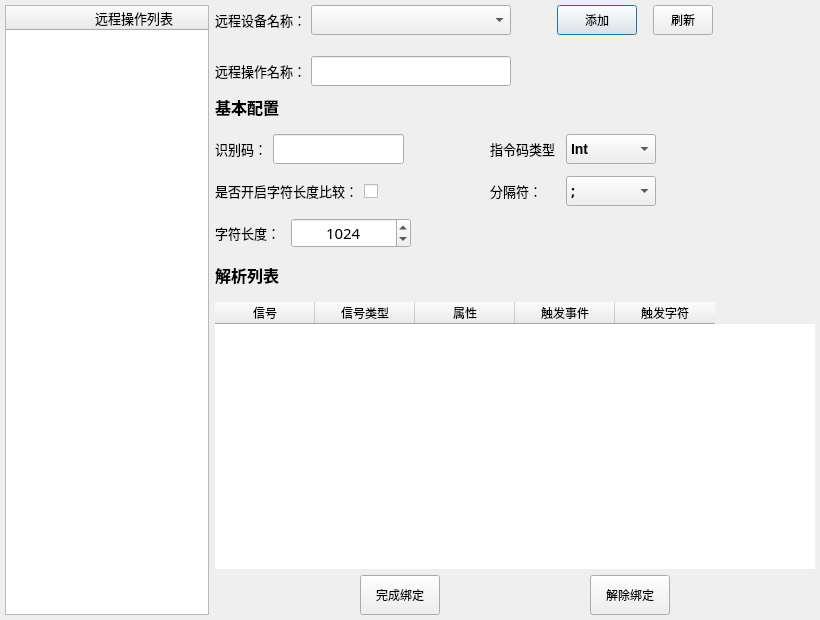
<?xml version="1.0" encoding="UTF-8"?>
<ui version="4.0">
 <class>FramRemoteOperationEventsClass</class>
 <widget class="QDialog" name="FramRemoteOperationEventsClass">
  <property name="geometry">
   <rect>
    <x>0</x>
    <y>0</y>
    <width>820</width>
    <height>620</height>
   </rect>
  </property>
  <property name="minimumSize">
   <size>
    <width>820</width>
    <height>620</height>
   </size>
  </property>
  <property name="maximumSize">
   <size>
    <width>820</width>
    <height>620</height>
   </size>
  </property>
  <property name="windowTitle">
   <string>FramRemoteOperationEvents</string>
  </property>
  <layout class="QGridLayout" name="gridLayout">
   <property name="leftMargin">
    <number>5</number>
   </property>
   <property name="topMargin">
    <number>5</number>
   </property>
   <property name="rightMargin">
    <number>5</number>
   </property>
   <property name="bottomMargin">
    <number>5</number>
   </property>
   <item row="0" column="0">
    <widget class="QTableWidget" name="tableWidgetRemoteOperation">
     <property name="sizePolicy">
      <sizepolicy hsizetype="Expanding" vsizetype="Expanding">
       <horstretch>0</horstretch>
       <verstretch>0</verstretch>
      </sizepolicy>
     </property>
     <property name="minimumSize">
      <size>
       <width>200</width>
       <height>0</height>
      </size>
     </property>
     <property name="maximumSize">
      <size>
       <width>16777215</width>
       <height>16777215</height>
      </size>
     </property>
     <property name="styleSheet">
      <string notr="true"/>
     </property>
     <property name="gridStyle">
      <enum>Qt::DashLine</enum>
     </property>
     <attribute name="horizontalHeaderDefaultSectionSize">
      <number>256</number>
     </attribute>
     <column>
      <property name="text">
       <string>远程操作列表</string>
      </property>
      <property name="font">
       <font>
        <family>微软雅黑</family>
        <pointsize>10</pointsize>
       </font>
      </property>
     </column>
    </widget>
   </item>
   <item row="0" column="1">
    <layout class="QVBoxLayout" name="verticalLayout">
     <item>
      <layout class="QHBoxLayout" name="horizontalLayout">
       <item>
        <widget class="QLabel" name="label_31">
         <property name="minimumSize">
          <size>
           <width>90</width>
           <height>30</height>
          </size>
         </property>
         <property name="maximumSize">
          <size>
           <width>90</width>
           <height>16777215</height>
          </size>
         </property>
         <property name="font">
          <font>
           <family>微软雅黑</family>
           <pointsize>10</pointsize>
          </font>
         </property>
         <property name="styleSheet">
          <string notr="true">color: rgb(0, 0, 0);
background-color: rgba(0, 0, 0, 0);
border:none;</string>
         </property>
         <property name="text">
          <string>远程设备名称：</string>
         </property>
        </widget>
       </item>
       <item>
        <widget class="QComboBox" name="comboxCommDeviceName">
         <property name="sizePolicy">
          <sizepolicy hsizetype="Fixed" vsizetype="Fixed">
           <horstretch>0</horstretch>
           <verstretch>0</verstretch>
          </sizepolicy>
         </property>
         <property name="minimumSize">
          <size>
           <width>200</width>
           <height>30</height>
          </size>
         </property>
         <property name="maximumSize">
          <size>
           <width>200</width>
           <height>30</height>
          </size>
         </property>
         <property name="font">
          <font>
           <family>微软雅黑</family>
           <pointsize>10</pointsize>
          </font>
         </property>
         <property name="styleSheet">
          <string notr="true"/>
         </property>
        </widget>
       </item>
       <item>
        <spacer name="horizontalSpacer_8">
         <property name="orientation">
          <enum>Qt::Horizontal</enum>
         </property>
         <property name="sizeType">
          <enum>QSizePolicy::Maximum</enum>
         </property>
         <property name="sizeHint" stdset="0">
          <size>
           <width>40</width>
           <height>20</height>
          </size>
         </property>
        </spacer>
       </item>
       <item>
        <widget class="QPushButton" name="pushButtonAdd">
         <property name="minimumSize">
          <size>
           <width>80</width>
           <height>30</height>
          </size>
         </property>
         <property name="maximumSize">
          <size>
           <width>80</width>
           <height>30</height>
          </size>
         </property>
         <property name="text">
          <string>添加</string>
         </property>
        </widget>
       </item>
       <item>
        <spacer name="horizontalSpacer_9">
         <property name="orientation">
          <enum>Qt::Horizontal</enum>
         </property>
         <property name="sizeType">
          <enum>QSizePolicy::Minimum</enum>
         </property>
         <property name="sizeHint" stdset="0">
          <size>
           <width>10</width>
           <height>10</height>
          </size>
         </property>
        </spacer>
       </item>
       <item>
        <widget class="QPushButton" name="pushButtonReload">
         <property name="minimumSize">
          <size>
           <width>60</width>
           <height>30</height>
          </size>
         </property>
         <property name="maximumSize">
          <size>
           <width>60</width>
           <height>30</height>
          </size>
         </property>
         <property name="text">
          <string>刷新</string>
         </property>
        </widget>
       </item>
       <item>
        <spacer name="horizontalSpacer">
         <property name="orientation">
          <enum>Qt::Horizontal</enum>
         </property>
         <property name="sizeHint" stdset="0">
          <size>
           <width>40</width>
           <height>20</height>
          </size>
         </property>
        </spacer>
       </item>
      </layout>
     </item>
     <item>
      <spacer name="verticalSpacer">
       <property name="orientation">
        <enum>Qt::Vertical</enum>
       </property>
       <property name="sizeType">
        <enum>QSizePolicy::Minimum</enum>
       </property>
       <property name="sizeHint" stdset="0">
        <size>
         <width>20</width>
         <height>15</height>
        </size>
       </property>
      </spacer>
     </item>
     <item>
      <layout class="QHBoxLayout" name="horizontalLayout_3">
       <item>
        <widget class="QLabel" name="label_2">
         <property name="minimumSize">
          <size>
           <width>90</width>
           <height>30</height>
          </size>
         </property>
         <property name="maximumSize">
          <size>
           <width>90</width>
           <height>30</height>
          </size>
         </property>
         <property name="font">
          <font>
           <family>微软雅黑</family>
           <pointsize>10</pointsize>
          </font>
         </property>
         <property name="text">
          <string>远程操作名称：</string>
         </property>
        </widget>
       </item>
       <item>
        <widget class="QLineEdit" name="lineEditRemoteOpterateName">
         <property name="minimumSize">
          <size>
           <width>200</width>
           <height>30</height>
          </size>
         </property>
         <property name="maximumSize">
          <size>
           <width>200</width>
           <height>30</height>
          </size>
         </property>
        </widget>
       </item>
       <item>
        <spacer name="horizontalSpacer_10">
         <property name="orientation">
          <enum>Qt::Horizontal</enum>
         </property>
         <property name="sizeHint" stdset="0">
          <size>
           <width>40</width>
           <height>20</height>
          </size>
         </property>
        </spacer>
       </item>
      </layout>
     </item>
     <item>
      <layout class="QGridLayout" name="gridLayout_3">
       <property name="verticalSpacing">
        <number>12</number>
       </property>
       <item row="3" column="0">
        <widget class="QTableWidget" name="tableWidgetSignalEvent">
         <property name="minimumSize">
          <size>
           <width>600</width>
           <height>240</height>
          </size>
         </property>
         <property name="maximumSize">
          <size>
           <width>1000</width>
           <height>16777215</height>
          </size>
         </property>
         <property name="styleSheet">
          <string notr="true"> QTableWidget {
    border: none;
}

QTableWidget::horizontalHeader {
border-bottom:none;
border: none;
}

QTableWidget::verticalHeader {
border-bottom:none;
border: none;
}</string>
         </property>
         <column>
          <property name="text">
           <string>信号</string>
          </property>
         </column>
         <column>
          <property name="text">
           <string>信号类型</string>
          </property>
         </column>
         <column>
          <property name="text">
           <string>属性</string>
          </property>
         </column>
         <column>
          <property name="text">
           <string>触发事件</string>
          </property>
         </column>
         <column>
          <property name="text">
           <string>触发字符</string>
          </property>
         </column>
        </widget>
       </item>
       <item row="1" column="0">
        <layout class="QVBoxLayout" name="verticalLayout_3">
         <property name="spacing">
          <number>12</number>
         </property>
         <item>
          <layout class="QHBoxLayout" name="horizontalLayout_5">
           <item>
            <widget class="QLabel" name="label">
             <property name="minimumSize">
              <size>
               <width>0</width>
               <height>30</height>
              </size>
             </property>
             <property name="maximumSize">
              <size>
               <width>16777215</width>
               <height>30</height>
              </size>
             </property>
             <property name="font">
              <font>
               <family>微软雅黑</family>
               <pointsize>10</pointsize>
              </font>
             </property>
             <property name="text">
              <string>识别码：</string>
             </property>
            </widget>
           </item>
           <item>
            <widget class="QLineEdit" name="lineEditorderCodeAddress">
             <property name="minimumSize">
              <size>
               <width>0</width>
               <height>30</height>
              </size>
             </property>
             <property name="maximumSize">
              <size>
               <width>131</width>
               <height>30</height>
              </size>
             </property>
            </widget>
           </item>
           <item>
            <spacer name="horizontalSpacer_12">
             <property name="orientation">
              <enum>Qt::Horizontal</enum>
             </property>
             <property name="sizeType">
              <enum>QSizePolicy::Maximum</enum>
             </property>
             <property name="sizeHint" stdset="0">
              <size>
               <width>80</width>
               <height>20</height>
              </size>
             </property>
            </spacer>
           </item>
           <item>
            <widget class="QLabel" name="label_6">
             <property name="minimumSize">
              <size>
               <width>70</width>
               <height>30</height>
              </size>
             </property>
             <property name="maximumSize">
              <size>
               <width>70</width>
               <height>30</height>
              </size>
             </property>
             <property name="font">
              <font>
               <family>微软雅黑</family>
               <pointsize>10</pointsize>
              </font>
             </property>
             <property name="text">
              <string>指令码类型：</string>
             </property>
            </widget>
           </item>
           <item>
            <widget class="QComboBox" name="comboBoxOrderCodeType">
             <property name="minimumSize">
              <size>
               <width>90</width>
               <height>30</height>
              </size>
             </property>
             <property name="maximumSize">
              <size>
               <width>90</width>
               <height>30</height>
              </size>
             </property>
             <property name="styleSheet">
              <string notr="true">QComboBox{font-size:14px;color:#000000;font-style:normal;font-weight: bold;}
QComboBox QAbstractItemView{outline:2px solid gray;}
QComboBox QAbstractItemView::item{height:30px;padding-left:3px;}</string>
             </property>
             <item>
              <property name="text">
               <string>Int</string>
              </property>
             </item>
             <item>
              <property name="text">
               <string>Float</string>
              </property>
             </item>
             <item>
              <property name="text">
               <string>String</string>
              </property>
             </item>
            </widget>
           </item>
           <item>
            <spacer name="horizontalSpacer_3">
             <property name="orientation">
              <enum>Qt::Horizontal</enum>
             </property>
             <property name="sizeType">
              <enum>QSizePolicy::Expanding</enum>
             </property>
             <property name="sizeHint" stdset="0">
              <size>
               <width>40</width>
               <height>20</height>
              </size>
             </property>
            </spacer>
           </item>
          </layout>
         </item>
         <item>
          <layout class="QHBoxLayout" name="horizontalLayout_9">
           <item>
            <widget class="QLabel" name="label_33">
             <property name="minimumSize">
              <size>
               <width>70</width>
               <height>30</height>
              </size>
             </property>
             <property name="font">
              <font>
               <family>微软雅黑</family>
               <pointsize>10</pointsize>
              </font>
             </property>
             <property name="styleSheet">
              <string notr="true">color: rgb(0, 0, 0);
background-color: rgba(0, 0, 0, 0);
border:none;</string>
             </property>
             <property name="text">
              <string>是否开启字符长度比较：</string>
             </property>
            </widget>
           </item>
           <item>
            <widget class="QCheckBox" name="checkBoxIs">
             <property name="minimumSize">
              <size>
               <width>40</width>
               <height>30</height>
              </size>
             </property>
             <property name="maximumSize">
              <size>
               <width>40</width>
               <height>30</height>
              </size>
             </property>
             <property name="text">
              <string/>
             </property>
            </widget>
           </item>
           <item>
            <spacer name="horizontalSpacer_13">
             <property name="orientation">
              <enum>Qt::Horizontal</enum>
             </property>
             <property name="sizeType">
              <enum>QSizePolicy::Maximum</enum>
             </property>
             <property name="sizeHint" stdset="0">
              <size>
               <width>80</width>
               <height>20</height>
              </size>
             </property>
            </spacer>
           </item>
           <item>
            <widget class="QLabel" name="label_32">
             <property name="minimumSize">
              <size>
               <width>70</width>
               <height>30</height>
              </size>
             </property>
             <property name="font">
              <font>
               <family>微软雅黑</family>
               <pointsize>10</pointsize>
              </font>
             </property>
             <property name="styleSheet">
              <string notr="true">color: rgb(0, 0, 0);
background-color: rgba(0, 0, 0, 0);
border:none;</string>
             </property>
             <property name="text">
              <string>分隔符：</string>
             </property>
            </widget>
           </item>
           <item>
            <widget class="QComboBox" name="comboxSeparator">
             <property name="sizePolicy">
              <sizepolicy hsizetype="Fixed" vsizetype="Fixed">
               <horstretch>0</horstretch>
               <verstretch>0</verstretch>
              </sizepolicy>
             </property>
             <property name="minimumSize">
              <size>
               <width>90</width>
               <height>30</height>
              </size>
             </property>
             <property name="maximumSize">
              <size>
               <width>90</width>
               <height>30</height>
              </size>
             </property>
             <property name="font">
              <font>
               <family>微软雅黑</family>
               <pointsize>-1</pointsize>
               <weight>75</weight>
               <italic>false</italic>
               <bold>true</bold>
              </font>
             </property>
             <property name="styleSheet">
              <string notr="true">QComboBox{font-size:14px;color:#000000;font-style:normal;font-weight: bold;}
QComboBox QAbstractItemView{outline:2px solid gray;}
QComboBox QAbstractItemView::item{height:30px;padding-left:3px;}</string>
             </property>
             <item>
              <property name="text">
               <string>;</string>
              </property>
             </item>
             <item>
              <property name="text">
               <string>,</string>
              </property>
             </item>
             <item>
              <property name="text">
               <string>-</string>
              </property>
             </item>
            </widget>
           </item>
           <item>
            <spacer name="horizontalSpacer_5">
             <property name="orientation">
              <enum>Qt::Horizontal</enum>
             </property>
             <property name="sizeType">
              <enum>QSizePolicy::Expanding</enum>
             </property>
             <property name="sizeHint" stdset="0">
              <size>
               <width>40</width>
               <height>20</height>
              </size>
             </property>
            </spacer>
           </item>
          </layout>
         </item>
         <item>
          <layout class="QHBoxLayout" name="horizontalLayout_10">
           <item>
            <widget class="QLabel" name="label_34">
             <property name="minimumSize">
              <size>
               <width>70</width>
               <height>30</height>
              </size>
             </property>
             <property name="font">
              <font>
               <family>微软雅黑</family>
               <pointsize>10</pointsize>
              </font>
             </property>
             <property name="styleSheet">
              <string notr="true">color: rgb(0, 0, 0);
background-color: rgba(0, 0, 0, 0);
border:none;</string>
             </property>
             <property name="text">
              <string>字符长度：</string>
             </property>
            </widget>
           </item>
           <item>
            <widget class="QSpinBox" name="spinBoxTextLength">
             <property name="minimumSize">
              <size>
               <width>120</width>
               <height>30</height>
              </size>
             </property>
             <property name="maximumSize">
              <size>
               <width>120</width>
               <height>30</height>
              </size>
             </property>
             <property name="font">
              <font>
               <family>微软雅黑</family>
               <pointsize>11</pointsize>
              </font>
             </property>
             <property name="styleSheet">
              <string notr="true"/>
             </property>
             <property name="alignment">
              <set>Qt::AlignCenter</set>
             </property>
             <property name="minimum">
              <number>0</number>
             </property>
             <property name="maximum">
              <number>65535</number>
             </property>
             <property name="value">
              <number>1024</number>
             </property>
             <property name="displayIntegerBase">
              <number>10</number>
             </property>
            </widget>
           </item>
           <item>
            <spacer name="horizontalSpacer_6">
             <property name="orientation">
              <enum>Qt::Horizontal</enum>
             </property>
             <property name="sizeType">
              <enum>QSizePolicy::Expanding</enum>
             </property>
             <property name="sizeHint" stdset="0">
              <size>
               <width>40</width>
               <height>20</height>
              </size>
             </property>
            </spacer>
           </item>
          </layout>
         </item>
        </layout>
       </item>
       <item row="2" column="0">
        <widget class="QLabel" name="label_4">
         <property name="minimumSize">
          <size>
           <width>0</width>
           <height>30</height>
          </size>
         </property>
         <property name="maximumSize">
          <size>
           <width>16777215</width>
           <height>30</height>
          </size>
         </property>
         <property name="font">
          <font>
           <family>Arial</family>
           <pointsize>12</pointsize>
           <weight>75</weight>
           <bold>true</bold>
          </font>
         </property>
         <property name="styleSheet">
          <string notr="true">border-style: solid;
border-width: 0px;
</string>
         </property>
         <property name="text">
          <string>解析列表</string>
         </property>
        </widget>
       </item>
       <item row="0" column="0">
        <widget class="QLabel" name="label_3">
         <property name="minimumSize">
          <size>
           <width>0</width>
           <height>30</height>
          </size>
         </property>
         <property name="maximumSize">
          <size>
           <width>16777215</width>
           <height>30</height>
          </size>
         </property>
         <property name="font">
          <font>
           <family>Arial</family>
           <pointsize>12</pointsize>
           <weight>75</weight>
           <bold>true</bold>
          </font>
         </property>
         <property name="styleSheet">
          <string notr="true">border-style: solid;
border-width: 0px;
</string>
         </property>
         <property name="text">
          <string>基本配置</string>
         </property>
        </widget>
       </item>
      </layout>
     </item>
     <item>
      <layout class="QHBoxLayout" name="horizontalLayout_2">
       <item>
        <spacer name="horizontalSpacer_4">
         <property name="orientation">
          <enum>Qt::Horizontal</enum>
         </property>
         <property name="sizeHint" stdset="0">
          <size>
           <width>40</width>
           <height>20</height>
          </size>
         </property>
        </spacer>
       </item>
       <item>
        <widget class="QPushButton" name="pushButtonCompleteBind">
         <property name="minimumSize">
          <size>
           <width>80</width>
           <height>40</height>
          </size>
         </property>
         <property name="maximumSize">
          <size>
           <width>80</width>
           <height>40</height>
          </size>
         </property>
         <property name="text">
          <string>完成绑定</string>
         </property>
        </widget>
       </item>
       <item>
        <spacer name="horizontalSpacer_2">
         <property name="orientation">
          <enum>Qt::Horizontal</enum>
         </property>
         <property name="sizeHint" stdset="0">
          <size>
           <width>40</width>
           <height>20</height>
          </size>
         </property>
        </spacer>
       </item>
       <item>
        <widget class="QPushButton" name="pushButtonDeleteBind">
         <property name="minimumSize">
          <size>
           <width>80</width>
           <height>40</height>
          </size>
         </property>
         <property name="maximumSize">
          <size>
           <width>80</width>
           <height>40</height>
          </size>
         </property>
         <property name="text">
          <string>解除绑定</string>
         </property>
        </widget>
       </item>
       <item>
        <spacer name="horizontalSpacer_7">
         <property name="orientation">
          <enum>Qt::Horizontal</enum>
         </property>
         <property name="sizeHint" stdset="0">
          <size>
           <width>40</width>
           <height>20</height>
          </size>
         </property>
        </spacer>
       </item>
      </layout>
     </item>
    </layout>
   </item>
  </layout>
 </widget>
 <layoutdefault spacing="6" margin="11"/>
 <resources/>
 <connections/>
</ui>
